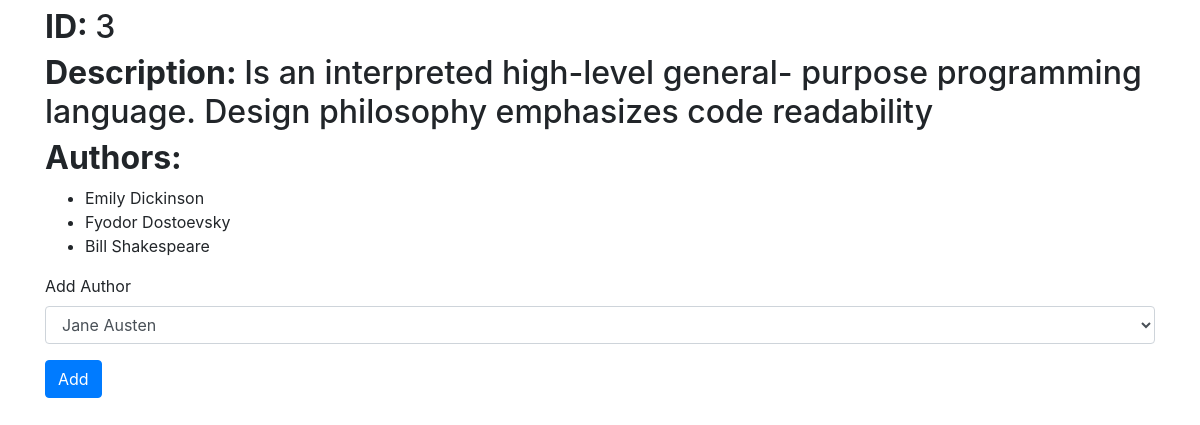
The page /add-book/3 on the database its author committed.
### books_authors_app/models.py (models this page shows, shortened)
class Book(models.Model):
     title = models.CharField(max_length=255)
     desc = models.TextField(default="")
     created_at = models.DateTimeField(auto_now_add=True)
     updated_at = models.DateTimeField(auto_now=True)

class Author (models.Model):
     first_name = models.CharField(max_length=45)
     last_name = models.CharField(max_length=45)
     books = models.ManyToManyField(Book, related_name = 'authors')
     created_at = models.DateTimeField(auto_now_add=True)
     updated_at = models.DateTimeField(auto_now=True)
     notes = models.TextField(default="")

### books_authors_app/views.py (the view)
# urls.py: path('add-book/<int:book_id>', views.display_book),
def display_book(request, book_id):
     books = Book.objects.get(id=book_id)
     context = {
          "books": books,
          "authors": Author.objects.exclude(books__id= book_id)
     }
     return render(request, 'book_list.html', context)

### books_authors_app/templates/book_list.html (shortened to what this page needs)
<!DOCTYPE html>
<html lang="en">
<head>
     <link href="https://stackpath.bootstrapcdn.com/bootstrap/4.5.0/css/bootstrap.min.css" rel="stylesheet">
     {% load static %}
     <link rel="stylesheet" href="{% static 'style.css'%}">
</head>
<body>
     <div class="container">
          <h2><b>ID: </b>  {{ books.id }}</h2>
          <h2><b>Description: </b>  {{ books.desc }} </h2>
          <h2><b>Authors: </b></h2>
          <ul>
               {% for author in books.authors.all %}
               <li>{{ author.first_name }} {{ author.last_name }}</li>
               {% endfor %}
          </ul>
          {% if authors %}
          <form action="/assign-author/{{ book.id }}/assign" method="post">
               <div class="form-group">
                    <label for="author_id">Add Author</label>
                    <select name="author_id" id="author_id" class="form-control">
                         {% for author in authors %}
                         <option value="{{ author.id }}">{{ author.first_name }} {{ author.last_name }}</option>
                         {% endfor %}
                    </select>
               </div>
               <button class="btn btn-primary">Add </button>
          </form>
          {% endif %}
     </div>
</body>
</html>

### rows shown on the page
Book: id "3", desc "Is an interpreted high-level general- purpose programming language. Design philosophy emphasizes code readability"
Author: first_name "Emily", last_name "Dickinson"
Author: first_name "Fyodor", last_name "Dostoevsky"
Author: first_name "Bill", last_name "Shakespeare"

### other values the page prints
form field author_id "Jane Austen"
